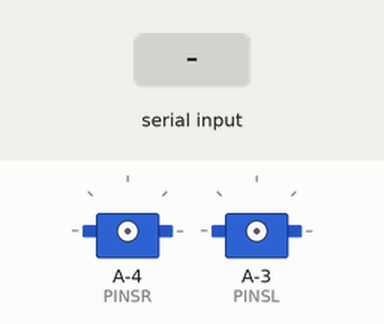
Simulated run of this sketch. Board: ATtiny85, built with avr-gcc and run on an emulated ATtiny85. Shown: 2 × servo. Inputs (shaded band) come from the test bench.

Above: at 1.2 s.
1.3 s: "w" received over the second serial link
At 2.7 s:
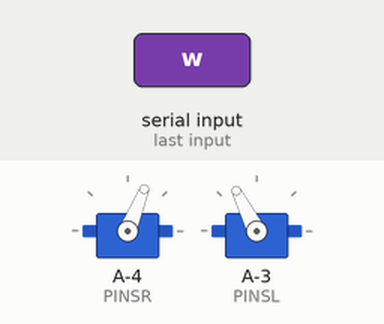
3.0 s: "s" received over the second serial link
At 3.3 s:
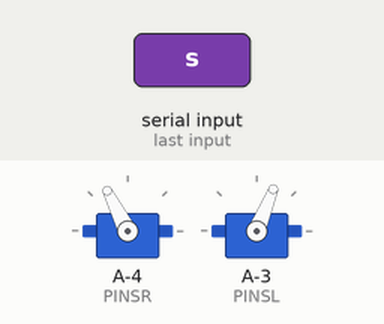
4.5 s: "a" received over the second serial link
At 5.7 s:
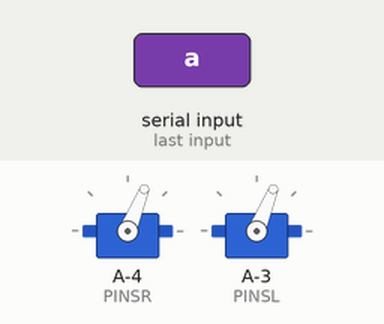
6.0 s: "d" received over the second serial link
At 6.8 s:
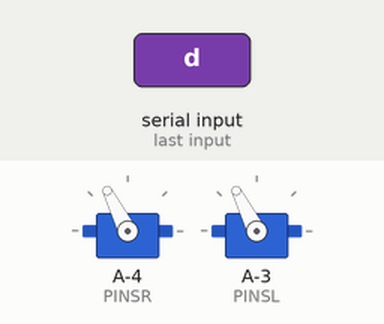
Timing chart, 0 to 8.5 s (numbered marks = the images above; inputs shaded):
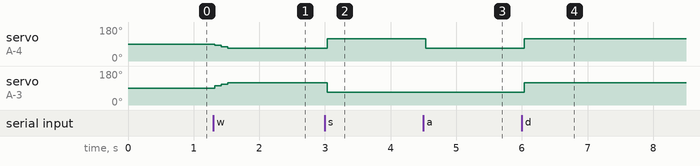

Measured:
- after the input at 1.3 s, servo on A-4 (PINSR): 90° → 84° at once, → 76° 0.10 s later, → 68° 0.10 s later; servo on A-3 (PINSL): 90° → 101° at once, → 109° 0.10 s later, → 117° 0.10 s later
- after the input at 3.0 s, servo on A-4 (PINSR): 68° → 117° at once; servo on A-3 (PINSL): 117° → 68° at once
- after the input at 4.5 s, servo on A-4 (PINSR): 117° → 68° at once
- after the input at 6.0 s, servo on A-4 (PINSR), servo on A-3 (PINSL): 68° → 117° at once

The sketch:

ShellmoArduinoStd.ino
```cpp
/* 2014 05 13 Version 1.00 */
/* For Rotation servo with HC-06 Bluetooth module */

#include <SoftwareSerial.h>
#include <MsTimer2.h>
#include <Servo.h>
#include <EEPROM.h>

//special pins ex:eyes
int PINA0 = 14;
int PINA1 = 15;
int PINA2 = 16;
int PINA3 = 17;
int PINA4 = 18;
int PINA5 = 19;

//Heart LED
int HRT = 9;
//Bluetooth pins
int bluetoothTx = 2;
int bluetoothRx = 3;
SoftwareSerial bluetooth(bluetoothTx, bluetoothRx);

char c=0;//Serial data
short BLUETOOTH_AVAILABLE = 0;
int DATA_TYPE=0;

int heart = 0,heartrate = 10,tcount=0,eyecount=0;
short PHASE_HEART = 0;

int spd=99,speednow=0,speedmax,accel;
boolean moveflag = false,eyeflag=false;

//servo
Servo SERVO_R; // create servo object
Servo SERVO_L; // create servo object
int PINSR = 10, PINSL=11;//Servo pins on Arduino
int servostop_R = 1500;//set initial servo position: Right
int servostop_L = 1500;//set initial servo position: Left
int servoadjust_R = 0;//set additional speed to servo (0 to 255): Right
int servoadjust_L = 0;//set additional speed to servo (0 to 255): Left


short direction_r,direction_l;

void setup() {
  pinMode(HRT, OUTPUT);analogWrite(HRT,128);

//read last value of speedmax and accel
speedmax= EEPROM.read(0);if(speedmax==0){speedmax=255;}
accel= EEPROM.read(1); if(accel==0){accel=128;}

   delay(10);

    bluetooth.begin(9600);  //Bluetooth Mate 115200bps
       bluetooth.println("Start");
          MsTimer2::set(100, timer); // 500ms period
  MsTimer2::start();


}

void timer(){

//accel
if(moveflag==true){
if(speednow<speedmax){
speednow += accel/3;
  }
else{speednow = speedmax;}
if(speednow>255){speednow = 255;}

if(direction_r==1){SERVO_R.writeMicroseconds(servostop_R-speednow-servoadjust_R);}
else{SERVO_R.writeMicroseconds(servostop_R+speednow+servoadjust_R);}
if(direction_l==1){SERVO_L.writeMicroseconds(servostop_L+speednow+servoadjust_L);}
else{SERVO_L.writeMicroseconds(servostop_L-speednow-servoadjust_L);}

}

//heart rate
if(PHASE_HEART==0){heart +=heartrate; if(heart>=255){heart=255; PHASE_HEART=1;}}
else if(PHASE_HEART==1){heart -=heartrate; if(heart<=0){heart=0; PHASE_HEART=0;}}
analogWrite(HRT,heart);
if(tcount>=7){
 if(moveflag==true){heartrate += speednow/100;}
 else{heartrate -= 1;  }
 if(heartrate<=10){heartrate=10;}
 else if(heartrate>=50){heartrate=50;}
 tcount=0;
  }
tcount++;

//eye safety
if(eyeflag==true){eyecount++;if(eyecount>20){eyeflag=false;digitalWrite(PINA0, 0);digitalWrite(PINA1, 0);digitalWrite(PINA2, 0);}}

}//timer


void loop() {

 BLUETOOTH_AVAILABLE = bluetooth.available();
     if(BLUETOOTH_AVAILABLE==1){
      c = bluetooth.read();
       bluetooth.println(c);
       switch(c){
       case 'w':move_forward();break;
       case 's':move_back();break;
       case 'a':move_left();break;
       case 'd':move_right();break;
       case 'x':move_stop();break;
       case 'z':move_stop();break;
       case 'c':move_brakes();break;
       case 'h':digitalWrite(PINA0, 1);eyeflag=true;eyecount=0;break;
       case 'j':digitalWrite(PINA1, 1);eyeflag=true;eyecount=0;break;
       case 'l':digitalWrite(PINA2, 1);eyeflag=true;eyecount=0;break;
       case 'i':digitalWrite(PINA0, 0);eyeflag=false;break;
       case 'k':digitalWrite(PINA1, 0);eyeflag=false;break;
       case 'm':digitalWrite(PINA2, 0);eyeflag=false;break;
       case 'v':DATA_TYPE=1;break;
       case 'b':DATA_TYPE=3;break;
       default:
       if(c>=48&&c<=57){
         //read value of speedmax or accel
      if(DATA_TYPE==1){
        spd = 10*(c -48);
        DATA_TYPE = 2;
      }
      else if(DATA_TYPE==2){
        spd =spd + c -48;
        speedmax=spd*2+spd/2;
        EEPROM.write(0,speedmax);
        DATA_TYPE = 0;
      }
      else if(DATA_TYPE==3){
        accel = 10*(c -48);
        DATA_TYPE = 4;
      }
      else if(DATA_TYPE==4){
        accel =accel + c -48;
        accel=accel*2+accel/2;
        EEPROM.write(1,accel);
        DATA_TYPE = 0;
      }
      }
      else{move_stop();}//other data = stop
      break;

       }//switch data

}//bluetooth available
}//loop
void move_forward(){servo_attach(); direction_r = 1; direction_l = 1; moveflag = true;}
void move_back(){   servo_attach(); direction_r = 0; direction_l = 0; moveflag = true;}
void move_left(){   servo_attach(); direction_r = 1; direction_l = 0; moveflag = true;}
void move_right(){  servo_attach(); direction_r = 0; direction_l = 1; moveflag = true;}
void move_stop(){  SERVO_R.writeMicroseconds(servostop_R);SERVO_L.writeMicroseconds(servostop_L); SERVO_R.detach();SERVO_L.detach();moveflag=false;speednow=0;} //detach pins for reduce malfunction, but before detach, need to write servostop for next smoothly moving
void move_brakes(){SERVO_R.writeMicroseconds(servostop_R);SERVO_L.writeMicroseconds(servostop_L); SERVO_R.detach();SERVO_L.detach();moveflag=false;speednow=0;}

void servo_attach(){SERVO_R.attach(PINSR);SERVO_L.attach(PINSL);}
```

wiring.c
```cpp
// (licence header left out)
#include "wiring_private.h"

// the prescaler is set so that timer0 ticks every 64 clock cycles, and the
// the overflow handler is called every 256 ticks.
#define MICROSECONDS_PER_TIMER0_OVERFLOW (clockCyclesToMicroseconds(64 * 256))

// the whole number of milliseconds per timer0 overflow
#define MILLIS_INC (MICROSECONDS_PER_TIMER0_OVERFLOW / 1000)

// the fractional number of milliseconds per timer0 overflow. we shift right
// by three to fit these numbers into a byte. (for the clock speeds we care
// about - 8 and 16 MHz - this doesn't lose precision.)
#define FRACT_INC ((MICROSECONDS_PER_TIMER0_OVERFLOW % 1000) >> 3)
#define FRACT_MAX (1000 >> 3)

volatile unsigned long timer0_overflow_count = 0;
volatile unsigned long timer0_millis = 0;
static unsigned char timer0_fract = 0;

#if defined(__AVR_ATtiny24__) || defined(__AVR_ATtiny44__) || defined(__AVR_ATtiny84__)
SIGNAL(TIM0_OVF_vect)
#else
SIGNAL(TIMER0_OVF_vect)
#endif
{
	// copy these to local variables so they can be stored in registers
	// (volatile variables must be read from memory on every access)
	unsigned long m = timer0_millis;
	unsigned char f = timer0_fract;

	m += MILLIS_INC;
	f += FRACT_INC;
	if (f >= FRACT_MAX) {
		f -= FRACT_MAX;
		m += 1;
	}

	timer0_fract = f;
	timer0_millis = m;
	timer0_overflow_count++;
}

unsigned long millis()
{
	unsigned long m;
	uint8_t oldSREG = SREG;

	// disable interrupts while we read timer0_millis or we might get an
	// inconsistent value (e.g. in the middle of a write to timer0_millis)
	cli();
	m = timer0_millis;
	SREG = oldSREG;

	return m;
}

unsigned long micros() {
	unsigned long m;
	uint8_t oldSREG = SREG, t;

	cli();
	m = timer0_overflow_count;
#if defined(TCNT0)
	t = TCNT0;
#elif defined(TCNT0L)
	t = TCNT0L;
#else
	#error TIMER 0 not defined
#endif


#ifdef TIFR0
	if ((TIFR0 & _BV(TOV0)) && (t < 255))
		m++;
#else
	if ((TIFR & _BV(TOV0)) && (t < 255))
		m++;
#endif

	SREG = oldSREG;

	return ((m << 8) + t) * (64 / clockCyclesPerMicrosecond());
}

void delay(unsigned long ms)
{
	uint16_t start = (uint16_t)micros();

	while (ms > 0) {
		if (((uint16_t)micros() - start) >= 1000) {
			ms--;
			start += 1000;
		}
	}
}

/* Delay for the given number of microseconds.  Assumes a 8 or 16 MHz clock. */
void delayMicroseconds(unsigned int us)
{
	// calling avrlib's delay_us() function with low values (e.g. 1 or
	// 2 microseconds) gives delays longer than desired.
	//delay_us(us);
#if F_CPU >= 20000000L
	// for the 20 MHz clock on rare Arduino boards

	// for a one-microsecond delay, simply wait 2 cycle and return. The overhead
	// of the function call yields a delay of exactly a one microsecond.
	__asm__ __volatile__ (
		"nop" "\n\t"
		"nop"); //just waiting 2 cycle
	if (--us == 0)
		return;

	// the following loop takes a 1/5 of a microsecond (4 cycles)
	// per iteration, so execute it five times for each microsecond of
	// delay requested.
	us = (us<<2) + us; // x5 us

	// account for the time taken in the preceeding commands.
	us -= 2;

#elif F_CPU >= 16000000L
	// for the 16 MHz clock on most Arduino boards

	// for a one-microsecond delay, simply return.  the overhead
	// of the function call yields a delay of approximately 1 1/8 us.
	if (--us == 0)
		return;

	// the following loop takes a quarter of a microsecond (4 cycles)
	// per iteration, so execute it four times for each microsecond of
	// delay requested.
	us <<= 2;

	// account for the time taken in the preceeding commands.
	us -= 2;
#else
	// for the 8 MHz internal clock on the ATmega168

	// for a one- or two-microsecond delay, simply return.  the overhead of
	// the function calls takes more than two microseconds.  can't just
	// subtract two, since us is unsigned; we'd overflow.
	if (--us == 0)
		return;
	if (--us == 0)
		return;

	// the following loop takes half of a microsecond (4 cycles)
	// per iteration, so execute it twice for each microsecond of
	// delay requested.
	us <<= 1;

	// partially compensate for the time taken by the preceeding commands.
	// we can't subtract any more than this or we'd overflow w/ small delays.
	us--;
#endif

	// busy wait
	__asm__ __volatile__ (
		"1: sbiw %0,1" "\n\t" // 2 cycles
		"brne 1b" : "=w" (us) : "0" (us) // 2 cycles
	);
}

void init()
{
	// this needs to be called before setup() or some functions won't
	// work there
	sei();

	// on the ATmega168, timer 0 is also used for fast hardware pwm
	// (using phase-correct PWM would mean that timer 0 overflowed half as often
	// resulting in different millis() behavior on the ATmega8 and ATmega168)
#if defined(TCCR0A) && defined(WGM01)
	sbi(TCCR0A, WGM01);
	sbi(TCCR0A, WGM00);
#endif

	// set timer 0 prescale factor to 64
#if defined(__AVR_ATmega128__)
	// CPU specific: different values for the ATmega128
	sbi(TCCR0, CS02);
#elif defined(TCCR0) && defined(CS01) && defined(CS00)
	// this combination is for the standard atmega8
	sbi(TCCR0, CS01);
	sbi(TCCR0, CS00);
#elif defined(TCCR0B) && defined(CS01) && defined(CS00)
	// this combination is for the standard 168/328/1280/2560
	sbi(TCCR0B, CS01);
	sbi(TCCR0B, CS00);
#elif defined(TCCR0A) && defined(CS01) && defined(CS00)
	// this combination is for the __AVR_ATmega645__ series
	sbi(TCCR0A, CS01);
	sbi(TCCR0A, CS00);
#else
	#error Timer 0 prescale factor 64 not set correctly
#endif

	// enable timer 0 overflow interrupt
#if defined(TIMSK) && defined(TOIE0)
	sbi(TIMSK, TOIE0);
#elif defined(TIMSK0) && defined(TOIE0)
	sbi(TIMSK0, TOIE0);
#else
	#error	Timer 0 overflow interrupt not set correctly
#endif

	// timers 1 and 2 are used for phase-correct hardware pwm
	// this is better for motors as it ensures an even waveform
	// note, however, that fast pwm mode can achieve a frequency of up
	// 8 MHz (with a 16 MHz clock) at 50% duty cycle

#if defined(TCCR1B) && defined(CS11) && defined(CS10)
	TCCR1B = 0;

	// set timer 1 prescale factor to 64
	sbi(TCCR1B, CS11);
#if F_CPU >= 8000000L
	sbi(TCCR1B, CS10);
#endif
#elif defined(TCCR1) && defined(CS11) && defined(CS10)
	sbi(TCCR1, CS11);
#if F_CPU >= 8000000L
	sbi(TCCR1, CS10);
#endif
#endif
	// put timer 1 in 8-bit phase correct pwm mode
#if defined(TCCR1A) && defined(WGM10)
	sbi(TCCR1A, WGM10);
#elif defined(TCCR1)
	#warning this needs to be finished
#endif

	// set timer 2 prescale factor to 64
#if defined(TCCR2) && defined(CS22)
	sbi(TCCR2, CS22);
#elif defined(TCCR2B) && defined(CS22)
	sbi(TCCR2B, CS22);
#else
	#warning Timer 2 not finished (may not be present on this CPU)
#endif

	// configure timer 2 for phase correct pwm (8-bit)
#if defined(TCCR2) && defined(WGM20)
	sbi(TCCR2, WGM20);
#elif defined(TCCR2A) && defined(WGM20)
	sbi(TCCR2A, WGM20);
#else
	#warning Timer 2 not finished (may not be present on this CPU)
#endif

#if defined(TCCR3B) && defined(CS31) && defined(WGM30)
	sbi(TCCR3B, CS31);		// set timer 3 prescale factor to 64
	sbi(TCCR3B, CS30);
	sbi(TCCR3A, WGM30);		// put timer 3 in 8-bit phase correct pwm mode
#endif

#if defined(TCCR4A) && defined(TCCR4B) && defined(TCCR4D) /* beginning of timer4 block for 32U4 and similar */
	sbi(TCCR4B, CS42);		// set timer4 prescale factor to 64
	sbi(TCCR4B, CS41);
	sbi(TCCR4B, CS40);
	sbi(TCCR4D, WGM40);		// put timer 4 in phase- and frequency-correct PWM mode
	sbi(TCCR4A, PWM4A);		// enable PWM mode for comparator OCR4A
	sbi(TCCR4C, PWM4D);		// enable PWM mode for comparator OCR4D
#else /* beginning of timer4 block for ATMEGA1280 and ATMEGA2560 */
#if defined(TCCR4B) && defined(CS41) && defined(WGM40)
	sbi(TCCR4B, CS41);		// set timer 4 prescale factor to 64
	sbi(TCCR4B, CS40);
	sbi(TCCR4A, WGM40);		// put timer 4 in 8-bit phase correct pwm mode
#endif
#endif /* end timer4 block for ATMEGA1280/2560 and similar */

#if defined(TCCR5B) && defined(CS51) && defined(WGM50)
	sbi(TCCR5B, CS51);		// set timer 5 prescale factor to 64
	sbi(TCCR5B, CS50);
	sbi(TCCR5A, WGM50);		// put timer 5 in 8-bit phase correct pwm mode
#endif

#if defined(ADCSRA)
	// set a2d prescale factor to 128
	// 16 MHz / 128 = 125 KHz, inside the desired 50-200 KHz range.
	// XXX: this will not work properly for other clock speeds, and
	// this code should use F_CPU to determine the prescale factor.
	sbi(ADCSRA, ADPS2);
	sbi(ADCSRA, ADPS1);
	sbi(ADCSRA, ADPS0);

	// enable a2d conversions
	sbi(ADCSRA, ADEN);
#endif

	// the bootloader connects pins 0 and 1 to the USART; disconnect them
	// here so they can be used as normal digital i/o; they will be
	// reconnected in Serial.begin()
#if defined(UCSRB)
	UCSRB = 0;
#elif defined(UCSR0B)
	UCSR0B = 0;
#endif
}
```
